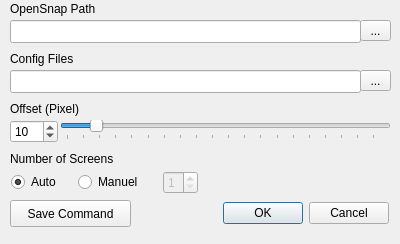
<?xml version="1.0" encoding="UTF-8"?>
<ui version="4.0">
 <class>MainWindow</class>
 <widget class="QMainWindow" name="MainWindow">
  <property name="geometry">
   <rect>
    <x>0</x>
    <y>0</y>
    <width>400</width>
    <height>244</height>
   </rect>
  </property>
  <property name="windowTitle">
   <string>MainWindow</string>
  </property>
  <widget class="QWidget" name="centralWidget">
   <widget class="QDialogButtonBox" name="buttonBox">
    <property name="geometry">
     <rect>
      <x>210</x>
      <y>200</y>
      <width>179</width>
      <height>27</height>
     </rect>
    </property>
    <property name="standardButtons">
     <set>QDialogButtonBox::Cancel|QDialogButtonBox::Ok</set>
    </property>
   </widget>
   <widget class="QLabel" name="lbl_ConfigFiles">
    <property name="geometry">
     <rect>
      <x>10</x>
      <y>50</y>
      <width>131</width>
      <height>17</height>
     </rect>
    </property>
    <property name="text">
     <string>Config Files</string>
    </property>
   </widget>
   <widget class="QLineEdit" name="txt_ConfigFiles">
    <property name="geometry">
     <rect>
      <x>10</x>
      <y>70</y>
      <width>351</width>
      <height>23</height>
     </rect>
    </property>
   </widget>
   <widget class="QToolButton" name="btn_ConfigFiles">
    <property name="geometry">
     <rect>
      <x>360</x>
      <y>70</y>
      <width>31</width>
      <height>21</height>
     </rect>
    </property>
    <property name="text">
     <string>...</string>
    </property>
   </widget>
   <widget class="QLabel" name="lbl_Offset">
    <property name="geometry">
     <rect>
      <x>10</x>
      <y>100</y>
      <width>161</width>
      <height>17</height>
     </rect>
    </property>
    <property name="text">
     <string>Offset (Pixel)</string>
    </property>
   </widget>
   <widget class="QSlider" name="sli_Offset">
    <property name="geometry">
     <rect>
      <x>60</x>
      <y>120</y>
      <width>331</width>
      <height>20</height>
     </rect>
    </property>
    <property name="minimum">
     <number>1</number>
    </property>
    <property name="pageStep">
     <number>5</number>
    </property>
    <property name="value">
     <number>10</number>
    </property>
    <property name="orientation">
     <enum>Qt::Horizontal</enum>
    </property>
    <property name="tickPosition">
     <enum>QSlider::TicksBelow</enum>
    </property>
   </widget>
   <widget class="QSpinBox" name="spi_Screens">
    <property name="enabled">
     <bool>false</bool>
    </property>
    <property name="geometry">
     <rect>
      <x>163</x>
      <y>171</y>
      <width>35</width>
      <height>23</height>
     </rect>
    </property>
    <property name="minimum">
     <number>1</number>
    </property>
    <property name="value">
     <number>1</number>
    </property>
   </widget>
   <widget class="QLabel" name="lbl_Screens">
    <property name="geometry">
     <rect>
      <x>10</x>
      <y>150</y>
      <width>131</width>
      <height>17</height>
     </rect>
    </property>
    <property name="text">
     <string>Number of Screens</string>
    </property>
   </widget>
   <widget class="QRadioButton" name="rad_ScreensAuto">
    <property name="enabled">
     <bool>true</bool>
    </property>
    <property name="geometry">
     <rect>
      <x>11</x>
      <y>171</y>
      <width>61</width>
      <height>22</height>
     </rect>
    </property>
    <property name="text">
     <string>Auto</string>
    </property>
    <property name="checked">
     <bool>true</bool>
    </property>
   </widget>
   <widget class="QRadioButton" name="rad_ScreensManuel">
    <property name="geometry">
     <rect>
      <x>78</x>
      <y>171</y>
      <width>79</width>
      <height>22</height>
     </rect>
    </property>
    <property name="text">
     <string>Manuel</string>
    </property>
   </widget>
   <widget class="QSpinBox" name="spi_Offset">
    <property name="geometry">
     <rect>
      <x>10</x>
      <y>120</y>
      <width>48</width>
      <height>23</height>
     </rect>
    </property>
    <property name="minimum">
     <number>1</number>
    </property>
    <property name="value">
     <number>10</number>
    </property>
   </widget>
   <widget class="QLabel" name="lbl_Path">
    <property name="geometry">
     <rect>
      <x>10</x>
      <y>0</y>
      <width>131</width>
      <height>17</height>
     </rect>
    </property>
    <property name="text">
     <string>OpenSnap Path</string>
    </property>
   </widget>
   <widget class="QToolButton" name="btn_Path">
    <property name="geometry">
     <rect>
      <x>360</x>
      <y>20</y>
      <width>31</width>
      <height>21</height>
     </rect>
    </property>
    <property name="text">
     <string>...</string>
    </property>
   </widget>
   <widget class="QLineEdit" name="txt_Path">
    <property name="geometry">
     <rect>
      <x>10</x>
      <y>20</y>
      <width>351</width>
      <height>23</height>
     </rect>
    </property>
    <property name="text">
     <string/>
    </property>
   </widget>
   <widget class="QPushButton" name="pushButton">
    <property name="geometry">
     <rect>
      <x>10</x>
      <y>200</y>
      <width>121</width>
      <height>27</height>
     </rect>
    </property>
    <property name="text">
     <string>Save Command</string>
    </property>
   </widget>
  </widget>
  <action name="actionSave_as">
   <property name="text">
    <string>Save as...</string>
   </property>
  </action>
  <action name="actionExit">
   <property name="text">
    <string>Exit</string>
   </property>
  </action>
 </widget>
 <layoutdefault spacing="6" margin="11"/>
 <resources/>
 <connections>
  <connection>
   <sender>rad_ScreensAuto</sender>
   <signal>clicked()</signal>
   <receiver>MainWindow</receiver>
   <slot>setScreensToAuto()</slot>
   <hints>
    <hint type="sourcelabel">
     <x>44</x>
     <y>183</y>
    </hint>
    <hint type="destinationlabel">
     <x>115</x>
     <y>225</y>
    </hint>
   </hints>
  </connection>
  <connection>
   <sender>rad_ScreensManuel</sender>
   <signal>clicked()</signal>
   <receiver>MainWindow</receiver>
   <slot>setScreensToManuel()</slot>
   <hints>
    <hint type="sourcelabel">
     <x>104</x>
     <y>185</y>
    </hint>
    <hint type="destinationlabel">
     <x>123</x>
     <y>207</y>
    </hint>
   </hints>
  </connection>
  <connection>
   <sender>buttonBox</sender>
   <signal>accepted()</signal>
   <receiver>MainWindow</receiver>
   <slot>execute()</slot>
   <hints>
    <hint type="sourcelabel">
     <x>339</x>
     <y>210</y>
    </hint>
    <hint type="destinationlabel">
     <x>331</x>
     <y>157</y>
    </hint>
   </hints>
  </connection>
  <connection>
   <sender>buttonBox</sender>
   <signal>rejected()</signal>
   <receiver>MainWindow</receiver>
   <slot>cancel()</slot>
   <hints>
    <hint type="sourcelabel">
     <x>294</x>
     <y>212</y>
    </hint>
    <hint type="destinationlabel">
     <x>251</x>
     <y>176</y>
    </hint>
   </hints>
  </connection>
  <connection>
   <sender>btn_ConfigFiles</sender>
   <signal>clicked()</signal>
   <receiver>MainWindow</receiver>
   <slot>openFolder()</slot>
   <hints>
    <hint type="sourcelabel">
     <x>375</x>
     <y>85</y>
    </hint>
    <hint type="destinationlabel">
     <x>344</x>
     <y>110</y>
    </hint>
   </hints>
  </connection>
  <connection>
   <sender>sli_Offset</sender>
   <signal>sliderMoved(int)</signal>
   <receiver>MainWindow</receiver>
   <slot>syncOffset(int)</slot>
   <hints>
    <hint type="sourcelabel">
     <x>167</x>
     <y>132</y>
    </hint>
    <hint type="destinationlabel">
     <x>205</x>
     <y>106</y>
    </hint>
   </hints>
  </connection>
  <connection>
   <sender>spi_Offset</sender>
   <signal>valueChanged(int)</signal>
   <receiver>MainWindow</receiver>
   <slot>syncOffset(int)</slot>
   <hints>
    <hint type="sourcelabel">
     <x>22</x>
     <y>132</y>
    </hint>
    <hint type="destinationlabel">
     <x>369</x>
     <y>162</y>
    </hint>
   </hints>
  </connection>
  <connection>
   <sender>btn_Path</sender>
   <signal>clicked()</signal>
   <receiver>MainWindow</receiver>
   <slot>openFolderPath()</slot>
   <hints>
    <hint type="sourcelabel">
     <x>366</x>
     <y>35</y>
    </hint>
    <hint type="destinationlabel">
     <x>325</x>
     <y>56</y>
    </hint>
   </hints>
  </connection>
  <connection>
   <sender>pushButton</sender>
   <signal>clicked()</signal>
   <receiver>MainWindow</receiver>
   <slot>saveAsScript()</slot>
   <hints>
    <hint type="sourcelabel">
     <x>75</x>
     <y>219</y>
    </hint>
    <hint type="destinationlabel">
     <x>233</x>
     <y>164</y>
    </hint>
   </hints>
  </connection>
 </connections>
 <slots>
  <slot>setScreensToAuto()</slot>
  <slot>setScreensToManuel()</slot>
  <slot>execute()</slot>
  <slot>cancel()</slot>
  <slot>openFolder()</slot>
  <slot>syncOffset(int)</slot>
  <slot>openFolderPath()</slot>
  <slot>saveAsScript()</slot>
 </slots>
</ui>
